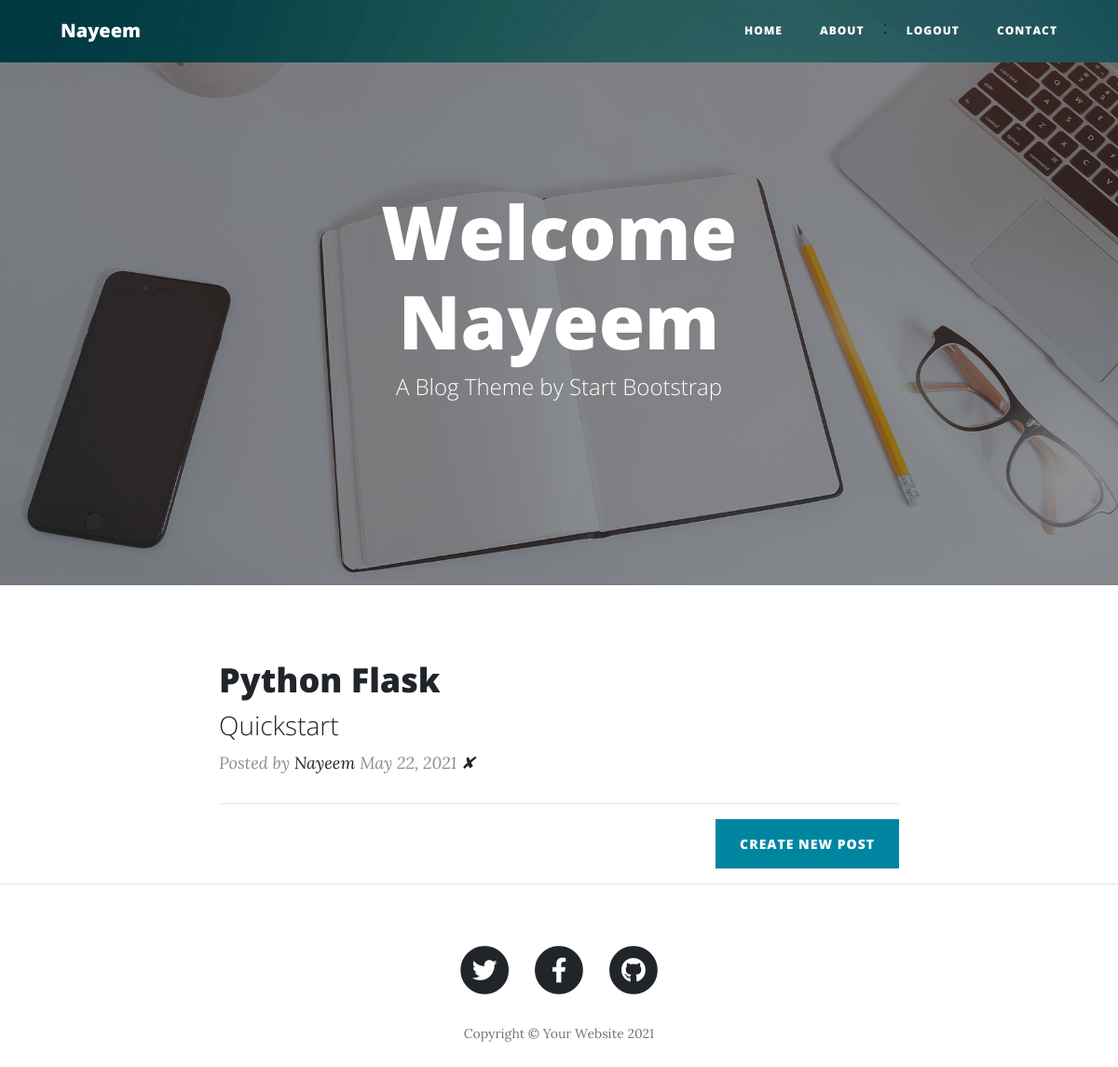
The page / (signed in) on the database its author committed.
### main.py (models this page shows)
class User(flask_login.UserMixin, db.Model):
    __tablename__ = "users"
    id = db.Column(db.Integer, primary_key=True)
    email = db.Column(db.String(80), nullable=False)
    name = db.Column(db.String(80), nullable=False)
    user_pass = db.Column(db.String(25), nullable=False)
    posts = db.relationship('BlogPost', back_populates='author')
    comments = db.relationship('Comment', back_populates='comment_author')

class BlogPost(db.Model):
    __tablename__ = "blog_posts"
    id = db.Column(db.Integer, primary_key=True)
    title = db.Column(db.String(250), unique=True, nullable=False)
    subtitle = db.Column(db.String(250), nullable=False)
    date = db.Column(db.String(250), nullable=False)
    body = db.Column(db.Text, nullable=False)
    img_url = db.Column(db.String(250), nullable=False)
    author_id = db.Column(db.Integer, db.ForeignKey('users.id'))
    author = db.relationship('User', back_populates='posts')
    comments = db.relationship('Comment', back_populates='parent_post')

### main.py (the view)
@app.route('/')
def home():
    blog_posts = db.session.query(BlogPost).all()
    return render_template("index.html", posts=blog_posts)

### main.py (called while the page is built)
@login_manager.user_loader
def load_user(user_id):
    return User.query.get(user_id)

### templates/index.html
{% include 'header.html' %}
  <header class="masthead" style="background-image: url('static/img/home-bg.jpg')">
    <div class="overlay"></div>
    <div class="container">
      <div class="row">
        <div class="col-lg-8 col-md-10 mx-auto">
          {% if current_user.is_authenticated %}
              <div class="site-heading">
                  <h1>Welcome {{current_user.name}}</h1>
                  <span class="subheading">A Blog Theme by Start Bootstrap</span>
              </div>
          {% else: %}
              <div class="site-heading">
                  <h1>Welcome</h1>
                  <span class="subheading">A Blog Theme by Start Bootstrap</span>
              </div>
          {% endif %}
        </div>
      </div>
    </div>
  </header>
  <div class="container">
    <div class="row">
      <div class="col-lg-8 col-md-10 mx-auto">
        {% for post in posts: %}
        <div class="post-preview">
          <a href="{{ url_for('get_post', index=post['id'])}}">
            <h2 class="post-title">
              {{post["title"]}}
            </h2>
            <h3 class="post-subtitle">
              {{post["subtitle"]}}
            </h3>
          </a>
          <p class="post-meta">Posted by
            <a href="#">{{post.author.name}}</a>
            {{post["date"]}}
            {% if current_user.id == 1: %}
              <a href="{{url_for('delete_post', post_id=post.id)}}">✘</a></p>
            {% endif %}
        </div>
        <hr>
        {% endfor %}
        <div class="clearfix">
          {% if current_user.id == 1: %}
            <a class="btn btn-primary float-right" href="{{url_for('new_post')}}">Create New Post</a>
          {% endif %}
        </div>
      </div>
    </div>
  </div>
  <hr>
{% include 'footer.html' %}

### templates/header.html (shortened to what this page needs)
<!DOCTYPE html>
<html lang="en">
<head>
    <link href="{{url_for('static', filename='vendor/bootstrap/css/bootstrap.min.css') }}" rel="stylesheet">
    <link href="{{url_for('static', filename='vendor/fontawesome-free/css/all.min.css')}}" rel="stylesheet"
        type="text/css">
    <link href="{{ url_for('static', filename='css/clean-blog.min.css')}}" rel="stylesheet">
</head>
<body>
    <nav class="navbar navbar-expand-lg navbar-light fixed-top navbar-custom" id="mainNav">
        <div class="container">
            <a class="navbar-brand" href="index.html">{{current_user.name}}</a>
            <div class="collapse navbar-collapse" id="navbarResponsive">
                <ul class="navbar-nav ml-auto">
                    <li class="nav-item">
                        <a class="nav-link" href="/">Home</a>
                    </li>
                    <li class="nav-item">
                        <a class="nav-link" href="/about">About</a>
                    </li>
                    {% if current_user.is_authenticated == False: %}
                        <li class="nav-item">
                            <a class="nav-link" href="/register">Register</a>
                        </li>
                        <li class="nav-item">
                            <a class="nav-link" href="/login">Login</a>
                        </li>
                    {% else %}:
                        <li class="nav-item">
                            <a class="nav-link" href="/logout">Logout</a>
                        </li>
                    {% endif %}
                    <li class="nav-item">
                        <a class="nav-link" href="/contact">Contact</a>
                    </li>
                </ul>
            </div>
        </div>
    </nav>
</body>

### templates/header.html (style rules this page uses)
#mainNav { background-image: url('static/img/login-background.png'); }

### rows shown on the page
User: name "Nayeem"
BlogPost: title "Python Flask", subtitle "Quickstart", author.name "Nayeem", date "May 22, 2021"
